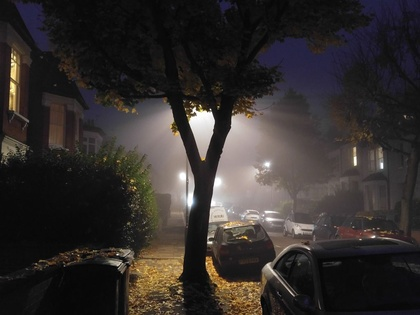
%> input picture HK/Q-6/2.jpg, 420 x 315 px, shrunk from 1020 x 765 before the run
$ octave Hk_gradient.m   (GNU Octave 9; MATLAB toolbox functions it lacks are replaced by stand-ins)
%> lines starting %> are read from the running program, lines starting %| are printed output that depends on the picture
img=imread('2.jpg');
%> img is the input picture: size 315x420x3 uint8; mean R, G, B 51.8, 46.9, 45
a = zeros(size(img,1),size(img,2));
input_1=img(:,:,1);
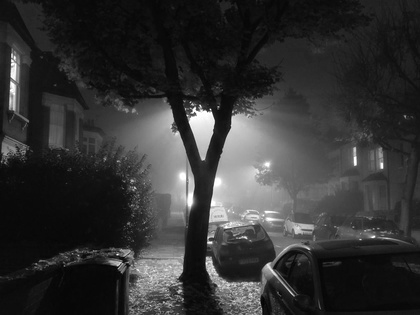
%> input_1: size 315x420 uint8; min 1, max 255, mean 51.8
input_2=img(:,:,2);
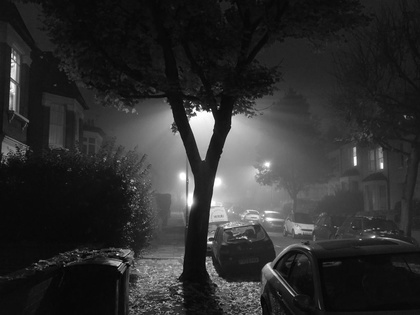
%> input_2: size 315x420 uint8; min 0, max 255, mean 46.9
input_3=img(:,:,3);
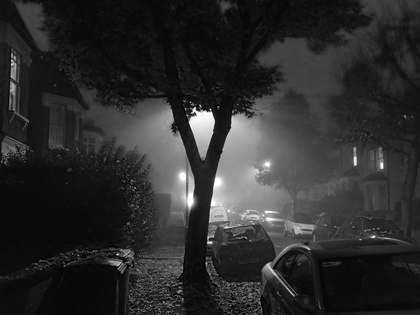
%> input_3: size 315x420 uint8; min 0, max 255, mean 45
input=double(input_1);
r=size(input,1);
%> r = 315
c=size(input,2);
%> c = 420
Fx=[-1 -2 -1;0 0 0; 1 2 1];
Fy=[-1 0 1;-2 0 2; -1 0 1];
for i=1:r-2
    for j=1:c-2
        X=sum(sum(Fx.*input(i:i+2,j:j+2)));
        Y=sum(sum(Fy.*input(i:i+2,j:j+2)));
        input_1(i,j)=sqrt(X^2+Y^2);
    end
end
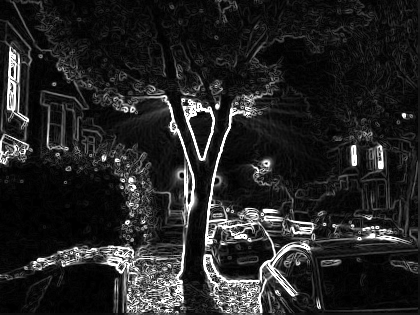
%> input_1: size 315x420 uint8; min 0, max 255, mean 36.6

input=double(input_2);
for i=1:r-2
    for j=1:c-2
        X=sum(sum(Fx.*input(i:i+2,j:j+2)));
        Y=sum(sum(Fy.*input(i:i+2,j:j+2)));
        input_2(i,j)=sqrt(X^2+Y^2);
    end
end
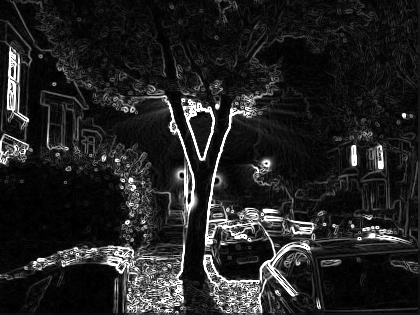
%> input_2: size 315x420 uint8; min 0, max 255, mean 34.9

input=double(input_3);
for i=1:r-2
    for j=1:c-2
        X=sum(sum(Fx.*input(i:i+2,j:j+2)));
        Y=sum(sum(Fy.*input(i:i+2,j:j+2)));
        input_3(i,j)=sqrt(X^2+Y^2);
    end
end
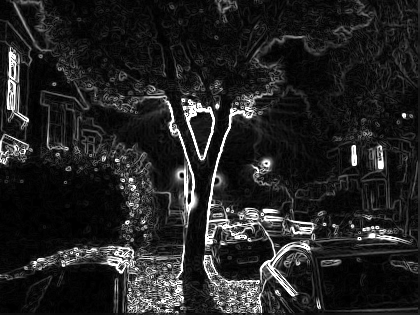
%> input_3: size 315x420 uint8; min 0, max 255, mean 35.4
final_image = cat(3,input_1,input_2,input_3);
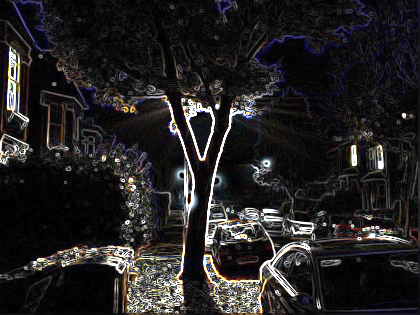
%> final_image: size 315x420x3 uint8; mean R, G, B 36.6, 34.9, 35.4
figure,imshow(final_image);
